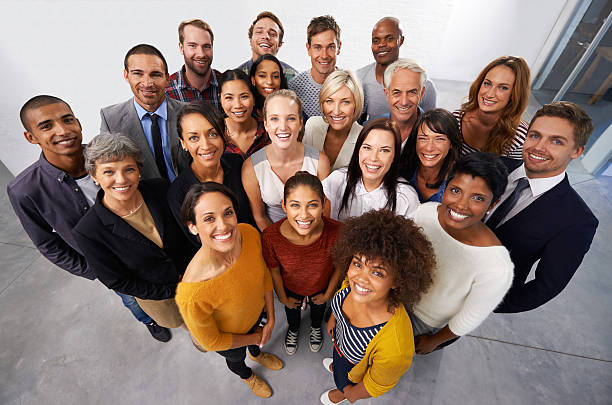
#> input picture opencv/photos/group2.jpg, 612 x 405 px
$ python face_detect.py
#> lines starting #> are read from the running program, lines starting #| are printed output that depends on the picture; after the words box and inside, x2 and y2 are one past the last pixel; in counts of white or black regions, pixels touching at a corner belong together
import cv2 as cv
"""
Face detection script using OpenCV and Haar Cascade Classifier.
This script loads an image, converts it to grayscale, and uses a pre-trained
Haar cascade classifier to detect faces in the image. Detected faces are
highlighted with green rectangles and displayed in a window.
Requirements:
    - OpenCV (cv2)
    - Haar cascade XML file for face detection
    - Input image file
Input Files:
    - '../photos/group2.jpg': Source image containing faces to detect
    - '../data/haar_face.xml': Pre-trained Haar cascade classifier for face detection
Output:
    - Displays original image with detected faces marked by green rectangles
    - Prints the total number of faces detected to console
    - Shows intermediate grayscale conversion for processing
Parameters used for face detection:
    - scaleFactor: 1.1 (image pyramid scaling factor)
    - minNeighbors: 3 (minimum number of neighbor rectangles for detection)
Note: Press any key to close the display windows.
"""

img = cv.imread('../photos/group2.jpg')
#> img is the input picture: shape (405, 612, 3); mean B, G, R 114.8, 122.1, 140.6
cv.imshow('Group',img)

gray = cv.cvtColor(img,cv.COLOR_BGR2GRAY)
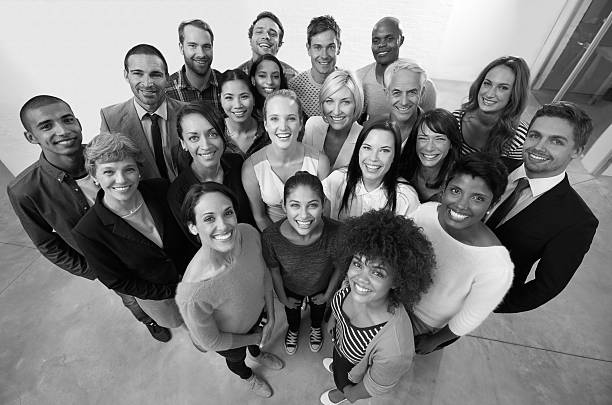
#> gray: shape (405, 612); min 0, max 255, mean 126.8
cv.imshow('Gray',gray)

haar_cascade = cv.CascadeClassifier('../data/haar_face.xml')

faces_rect = haar_cascade.detectMultiScale(gray,
                                           scaleFactor=1.1,
                                           minNeighbors=3)
#> faces_rect = 19 rows, first 6: [368, 28, 31, 31], [305, 32, 38, 38], [254, 63, 31, 31], [477, 72, 38, 38], [215, 80, 42, 42], [260, 100, 47, 47]

print(f'Number of faces found = {len(faces_rect)}')
#| Number of faces found = 19

for (x,y,w,h) in faces_rect:
    cv.rectangle(img,(x,y),(x+w,y+h), (0,255,0), thickness=2)
#> this loop made 19 passes
#> (x, y, w, h) on passes 1 to 12: (368, 28, 31, 31), (305, 32, 38, 38), (254, 63, 31, 31), (477, 72, 38, 38), (215, 80, 42, 42), (260, 100, 47, 47), (412, 124, 39, 39), (354, 132, 45, 45), (281, 187, 46, 46), (247, 18, 38, 38), (178, 30, 42, 42), (384, 77, 41, 41)
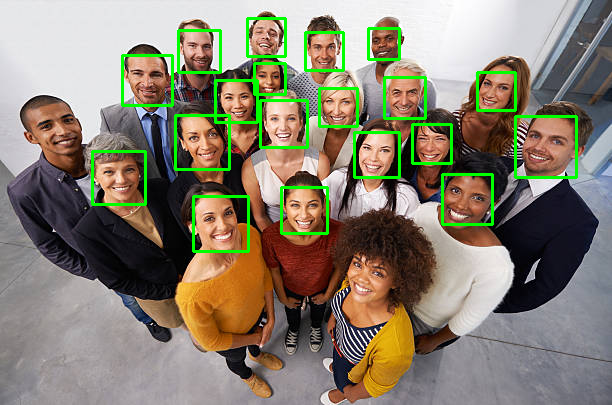
#> img: shape (405, 612, 3); 4.02% of pixels changed, all inside (x1, y1, x2, y2) = (91, 17, 578, 253)

cv.imshow("Detected Faces",img)

cv.waitKey(0)

$ run again, with opencv/photos/Group.jpg copied over opencv/photos/group2.jpg
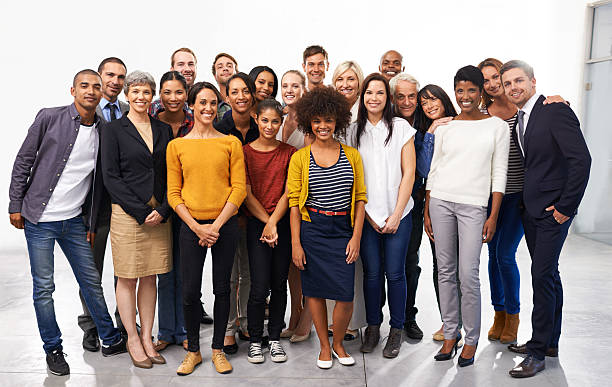
#> input picture opencv/photos/Group.jpg, 612 x 387 px
#> img is the input picture: shape (387, 612, 3); mean B, G, R 138.3, 142.1, 154.6
#> `gray = cv.cvtColor(img,cv.COLOR_BGR2GRAY)`:
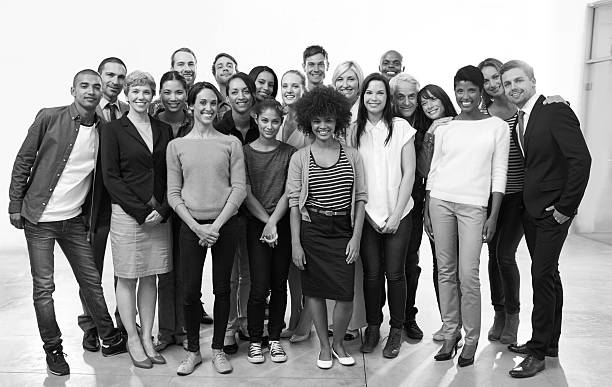
#> gray: shape (387, 612); min 0, max 255, mean 145.4
#> faces_rect = 19 rows, first 6: [173, 54, 27, 27], [302, 53, 29, 29], [212, 55, 26, 26], [331, 68, 29, 29], [253, 72, 27, 27], [275, 75, 28, 28]
#| Number of faces found = 19
#> the loop `for (x,y,w,h) in faces_rect:` made 19 passes
#> after the loop `for (x,y,w,h) in faces_rect:`:
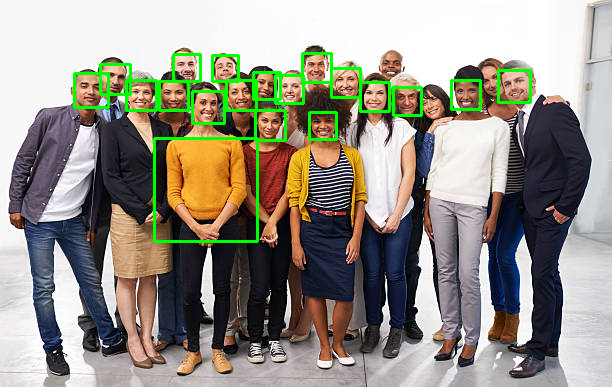
#> img: shape (387, 612, 3); 3.01% of pixels changed, all inside (x1, y1, x2, y2) = (73, 52, 532, 243)

$ run again, with opencv/photos/human.jpg copied over opencv/photos/group2.jpg
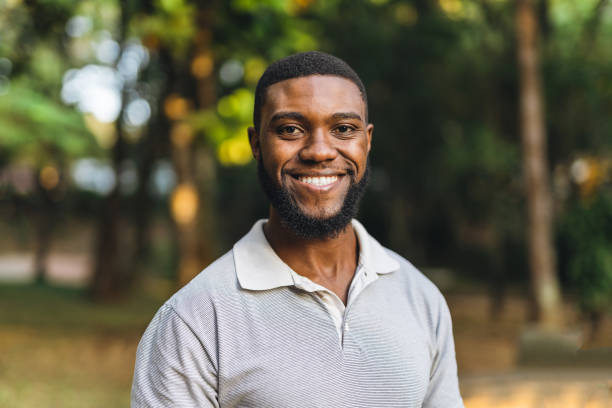
#> input picture opencv/photos/human.jpg, 612 x 408 px
#> img is the input picture: shape (408, 612, 3); mean B, G, R 80.1, 101.3, 105.3
#> `gray = cv.cvtColor(img,cv.COLOR_BGR2GRAY)`:
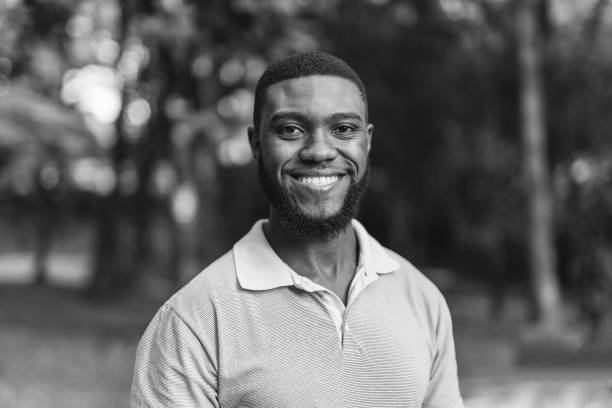
#> gray: shape (408, 612); min 1, max 255, mean 100.1
#> faces_rect = [[253, 75, 132, 132]]
#| Number of faces found = 1
#> the loop `for (x,y,w,h) in faces_rect:` made 1 pass
#> after the loop `for (x,y,w,h) in faces_rect:`:
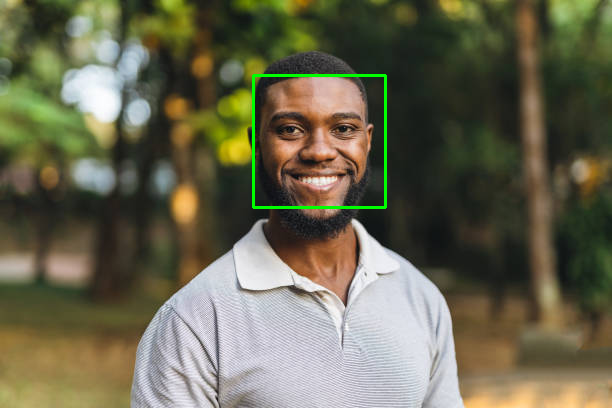
#> img: shape (408, 612, 3); 0.63% of pixels changed, all inside (x1, y1, x2, y2) = (252, 74, 387, 209)
